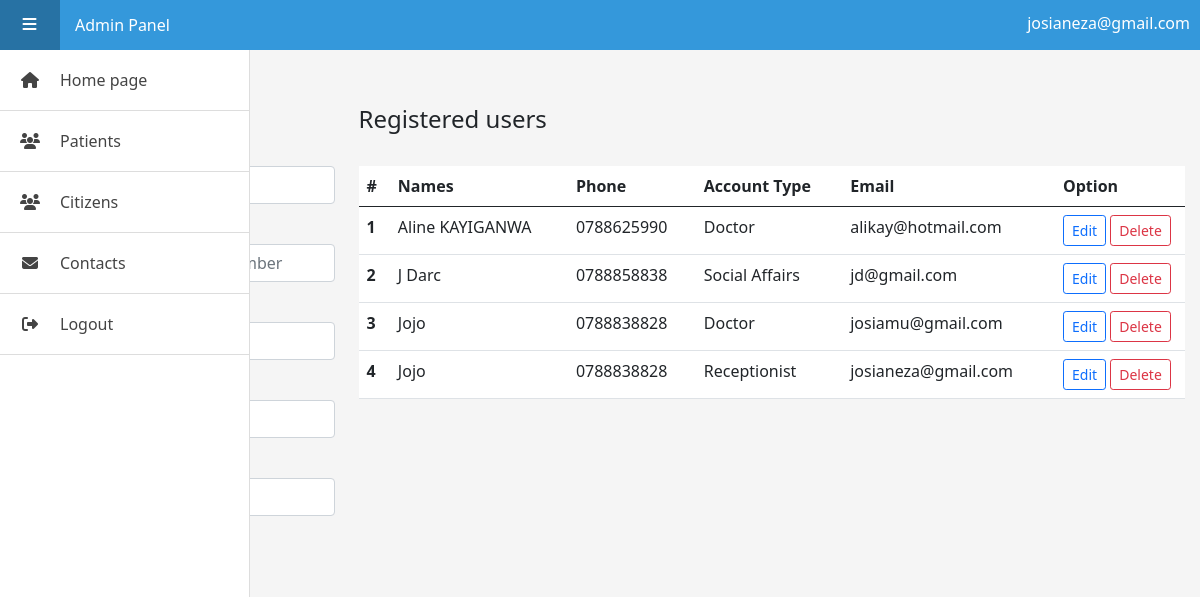
Page /rec/users.php (signed in) on the committed database.
### tables this page shows
CREATE TABLE `users` (
  `id` int(11) NOT NULL,
  `fullname` varchar(100) NOT NULL,
  `phone` varchar(100) NOT NULL,
  `acctype` varchar(100) NOT NULL,
  `email` varchar(100) NOT NULL,
  `password` varchar(100) NOT NULL,
  `deleted` int(1) NOT NULL DEFAULT 0
);

### rec/users.php (the view, shortened to what this page needs)
<!DOCTYPE html>
<html lang="en" >
<head>
  <link rel="stylesheet" href="css/bootstrap.min.css">
<link rel='stylesheet' href='https://cdnjs.cloudflare.com/ajax/libs/font-awesome/4.7.0/css/font-awesome.min.css'>
<link rel="stylesheet" href="style.css">
<link rel="stylesheet" href="mystyle.css">
</head>
<body>
<div class="header">
  <a href="#" id="menu-action">
    <i class="fa fa-bars"></i>
  </a>
  <div class="">
    <p class="userInfo"><?php echo $_SESSION['adminUserToken']; ?></p>
    Admin Panel
  </div>
</div>
<?php include('sidebar.php'); ?>
<div class="main">
  <ol class="breadcrumb">
        <li class="breadcrumb-item">
          <a href="index.php">Home</a>
        </li>
        <li class="breadcrumb-item active">Users</li>
      </ol>
  <div class="row">
        <div class="col-xl-3 col-sm-6 mb-3">
          <h4>Add a new user</h3>
          <form method="POST" action="../server.php">
            <div class="form-group mb-3">
              <label>User full name</label>
            </div>
             <div class="form-group mb-3">
              <label>User phone number</label>
            </div>
            <div class="form-group mb-3">
              <label>Account Type</label>
            </div>
            <div class="form-group mb-3">
              <label>User email</label>
            </div>
            <div class="form-group mb-3">
              <label>User password</label>
            </div>
            <button type="submit" name="addNewUser" class="btn btn-primary">Add new</button>
          </form>
        </div>
        <div class="col-xl-9 col-sm-6 mb-3" style="overflow-x: auto;">
          <h4>Registered users</h3>
          <br>
          <table class="table">
            <thead class="thead-dark">
              <tr>
                <th scope="col">#</th>
                <th scope="col">Names</th>
                <th scope="col">Phone</th>
                <th scope="col">Account Type</th>
                <th scope="col">Email</th>
                <th scope="col" style="width: 130px;">Option</th>
              </tr>
            </thead>
            <tbody class="thead-light">
            <?php
              if(isset($_GET['keyCode'])){
                $keyCode = $_GET['keyCode'];
                $query = mysqli_query($connect,"SELECT * FROM users WHERE deleted = 0 AND fullname LIKE '%$keyCode%' OR phone LIKE '%$keyCode%' OR email LIKE '%$keyCode%' ORDER BY fullname ASC");
              }else{
                $query = mysqli_query($connect,"SELECT * FROM users WHERE deleted = 0 ORDER BY fullname ASC");
              }
              $rowcount = 0;
              while ($row = mysqli_fetch_array($query)){
                $rowcount ++;
                echo"<tr>
                  <th scope='row'>".$rowcount."</th>
                  <td>".$row['fullname']."</td>
                  <td>".$row['phone']."</td>
                  <td>".$row['acctype']."</td>
                  <td>".$row['email']."</td>
                  <td>
                    <a class='btn btn-outline-primary btn-sm' href='editUser.php?userId=".$row['id']."' role='button'>Edit</a>
                    <a class='btn btn-outline-danger btn-sm' href='../server.php?deleteUser=".$row['id']."' role='button'>Delete</a>
                  </td>
                </tr>";
              }
            ?>
            </tbody>
          </table>
        </div>
      </div>
</div>
</body>
</html>

### rec/style.css (style rules this page uses)
*:before, *:after { -webkit-box-sizing: border-box; -moz-box-sizing: border-box; box-sizing: border-box; }
body { background: #f5f5f5; padding: 0; margin: 0; }
i.fa { font-size: 16px; }
p { font-size: 16px; line-height: 1.42857143; }
.header { position: fixed; z-index: 10; top: 0; left: 0; background: #3498DB; width: 100%; height: 50px; line-height: 50px; color: #fff; }
.header #menu-action { display: block; float: left; width: 60px; height: 50px; line-height: 50px; margin-right: 15px; color: #fff; text-decoration: none; text-align: center; background: rgba(0, 0, 0, 0.15); font-size: 13px; text-transform: uppercase; letter-spacing: 1px; -webkit-transition: all 0.2s ease-in-out; transition: all 0.2s ease-in-out; }
.header #menu-action i { display: inline-block; margin: 0 5px; }
.main { position: relative; display: block; top: 50px; left: 0; padding: 15px; padding-left: 75px; -webkit-transition: all 0.2s ease-in-out; transition: all 0.2s ease-in-out; }
table { background: white; }

### rec/mystyle.css (style rules this page uses)
.userInfo { float: right; position: relative; top: 12px; right: 10px; }

### rows in the picture
users: fullname "Aline KAYIGANWA", phone "0788625990", acctype "Doctor", email "alikay@hotmail.com"
users: fullname "J Darc", phone "0788858838", acctype "Social Affairs", email "jd@gmail.com"
users: fullname "Jojo", phone "0788838828", acctype "Doctor", email "josiamu@gmail.com"
users: fullname "Jojo", phone "0788838828", acctype "Receptionist", email "josianeza@gmail.com"

### other values in the picture
$_SESSION['adminUserToken'] "josianeza@gmail.com"
